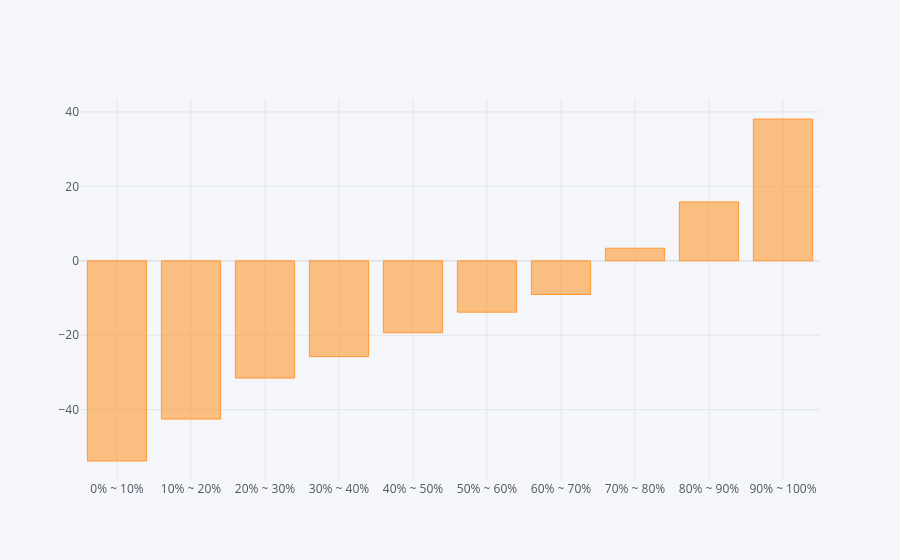
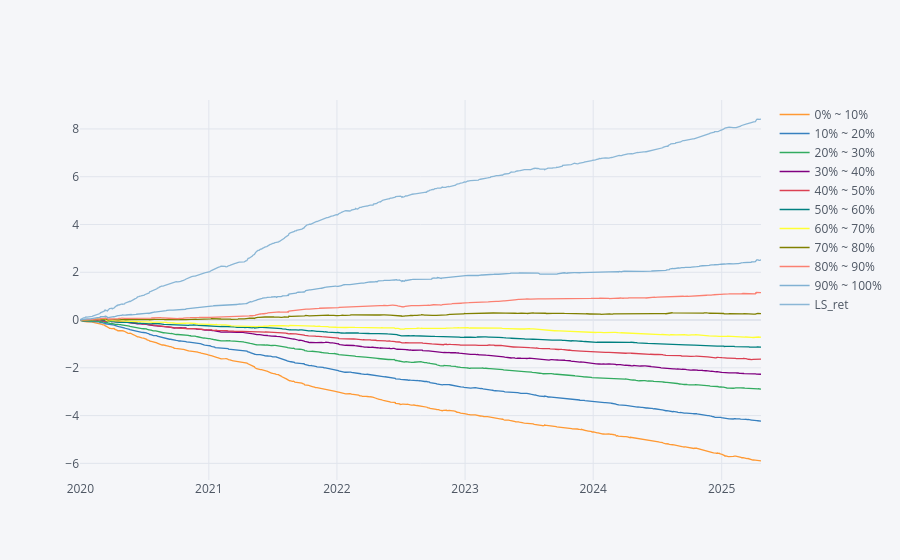
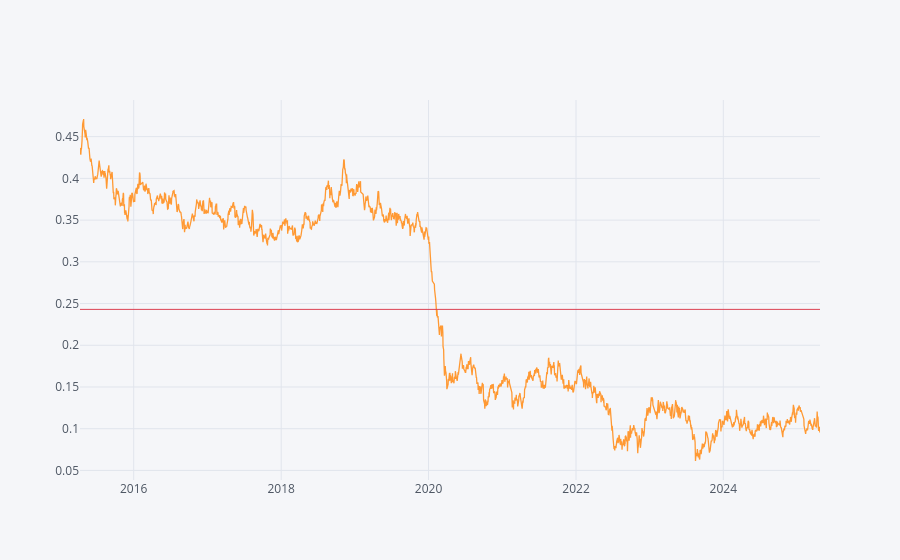

The cell these charts' notebook holds for them, in order:
### Code cell
因子檢定模式 = True
if 因子檢定模式:
    IC_Se = calc_IC_series(factor[con], exp_ret)
    display(run_IC_test(IC_Se, insample_start_date='2015-01-01', insample_end_date='2019-12-31'))
    Tool.backtest_factor(factor[con], exp_ret, rank_range_n=10, start_date='2019-12-31')
    IC_Se.ewm(span=60).mean().dropna().iloc[60:].iplot(hline=[IC_Se.mean()])

### Figure 1 — Plotly figure (JSON) as saved in the notebook; plotly's stock layout.template omitted (floating-point values rounded to 4 significant figures)
{"data": [{"marker": {"color": "rgba(255, 153, 51, 0.6)", "line": {"color": "rgba(255, 153, 51, 1.0)", "width": 1}}, "name": "None", "orientation": "v", "text": "", "type": "bar", "x": ["0% ~ 10%", "10% ~ 20%", "20% ~ 30%", "30% ~ 40%", "40% ~ 50%", "50% ~ 60%", "60% ~ 70%", "70% ~ 80%", "80% ~ 90%", "90% ~ 100%"], "y": [-53.8, -42.54, -31.52, -25.75, -19.33, -13.81, -9.048, 3.38, 15.82, 38.11]}], "layout": {"legend": {"bgcolor": "#F5F6F9", "font": {"color": "#4D5663"}}, "paper_bgcolor": "#F5F6F9", "plot_bgcolor": "#F5F6F9", "title": {"font": {"color": "#4D5663"}}, "xaxis": {"gridcolor": "#E1E5ED", "showgrid": true, "tickfont": {"color": "#4D5663"}, "title": {"font": {"color": "#4D5663"}, "text": ""}, "zerolinecolor": "#E1E5ED"}, "yaxis": {"gridcolor": "#E1E5ED", "showgrid": true, "tickfont": {"color": "#4D5663"}, "title": {"font": {"color": "#4D5663"}, "text": ""}, "zerolinecolor": "#E1E5ED"}}}

### Figure 2 — Plotly figure (JSON) as saved in the notebook; plotly's stock layout.template omitted (floating-point values rounded to 4 significant figures; data arrays with more than 128 entries replaced by an {"elided": "..."} marker saying what was removed)
{"data": [{"line": {"color": "rgba(255, 153, 51, 1.0)", "dash": "solid", "shape": "linear", "width": 1.3}, "mode": "lines", "name": "0% ~ 10%", "text": "", "type": "scatter", "x": {"elided": "1287 str values"}, "y": {"elided": "1287 float values"}}, {"line": {"color": "rgba(55, 128, 191, 1.0)", "dash": "solid", "shape": "linear", "width": 1.3}, "mode": "lines", "name": "10% ~ 20%", "text": "", "type": "scatter", "x": {"elided": "1287 str values"}, "y": {"elided": "1287 float values"}}, {"line": {"color": "rgba(50, 171, 96, 1.0)", "dash": "solid", "shape": "linear", "width": 1.3}, "mode": "lines", "name": "20% ~ 30%", "text": "", "type": "scatter", "x": {"elided": "1287 str values"}, "y": {"elided": "1287 float values"}}, {"line": {"color": "rgba(128, 0, 128, 1.0)", "dash": "solid", "shape": "linear", "width": 1.3}, "mode": "lines", "name": "30% ~ 40%", "text": "", "type": "scatter", "x": {"elided": "1287 str values"}, "y": {"elided": "1287 float values"}}, {"line": {"color": "rgba(219, 64, 82, 1.0)", "dash": "solid", "shape": "linear", "width": 1.3}, "mode": "lines", "name": "40% ~ 50%", "text": "", "type": "scatter", "x": {"elided": "1287 str values"}, "y": {"elided": "1287 float values"}}, {"line": {"color": "rgba(0, 128, 128, 1.0)", "dash": "solid", "shape": "linear", "width": 1.3}, "mode": "lines", "name": "50% ~ 60%", "text": "", "type": "scatter", "x": {"elided": "1287 str values"}, "y": {"elided": "1287 float values"}}, {"line": {"color": "rgba(255, 255, 51, 1.0)", "dash": "solid", "shape": "linear", "width": 1.3}, "mode": "lines", "name": "60% ~ 70%", "text": "", "type": "scatter", "x": {"elided": "1287 str values"}, "y": {"elided": "1287 float values"}}, {"line": {"color": "rgba(128, 128, 0, 1.0)", "dash": "solid", "shape": "linear", "width": 1.3}, "mode": "lines", "name": "70% ~ 80%", "text": "", "type": "scatter", "x": {"elided": "1287 str values"}, "y": {"elided": "1287 float values"}}, {"line": {"color": "rgba(251, 128, 114, 1.0)", "dash": "solid", "shape": "linear", "width": 1.3}, "mode": "lines", "name": "80% ~ 90%", "text": "", "type": "scatter", "x": {"elided": "1287 str values"}, "y": {"elided": "1287 float values"}}, {"line": {"color": "rgba(128, 177, 211, 1.0)", "dash": "solid", "shape": "linear", "width": 1.3}, "mode": "lines", "name": "90% ~ 100%", "text": "", "type": "scatter", "x": {"elided": "1287 str values"}, "y": {"elided": "1287 float values"}}, {"line": {"color": "rgba(128, 177, 211, 0.8999999999999999)", "dash": "solid", "shape": "linear", "width": 1.3}, "mode": "lines", "name": "LS_ret", "text": "", "type": "scatter", "x": {"elided": "1287 str values"}, "y": {"elided": "1287 float values"}}], "layout": {"legend": {"bgcolor": "#F5F6F9", "font": {"color": "#4D5663"}}, "paper_bgcolor": "#F5F6F9", "plot_bgcolor": "#F5F6F9", "title": {"font": {"color": "#4D5663"}}, "xaxis": {"gridcolor": "#E1E5ED", "showgrid": true, "tickfont": {"color": "#4D5663"}, "title": {"font": {"color": "#4D5663"}, "text": ""}, "zerolinecolor": "#E1E5ED"}, "yaxis": {"gridcolor": "#E1E5ED", "showgrid": true, "tickfont": {"color": "#4D5663"}, "title": {"font": {"color": "#4D5663"}, "text": ""}, "zerolinecolor": "#E1E5ED"}}}

### Figure 3 — Plotly figure (JSON) as saved in the notebook; plotly's stock layout.template omitted (floating-point values rounded to 4 significant figures; data arrays with more than 128 entries replaced by an {"elided": "..."} marker saying what was removed)
{"data": [{"line": {"color": "rgba(255, 153, 51, 1.0)", "dash": "solid", "shape": "linear", "width": 1.3}, "mode": "lines", "name": "None", "text": "", "type": "scatter", "x": {"elided": "2450 str values"}, "y": {"elided": "2450 float values"}}], "layout": {"legend": {"bgcolor": "#F5F6F9", "font": {"color": "#4D5663"}}, "paper_bgcolor": "#F5F6F9", "plot_bgcolor": "#F5F6F9", "shapes": [{"line": {"color": "#db4052", "dash": "solid", "width": 1}, "type": "line", "x0": 0, "x1": 1, "xref": "paper", "y0": 0.243, "y1": 0.243, "yref": "y"}], "titlefont": {"color": "#4D5663"}, "xaxis": {"gridcolor": "#E1E5ED", "showgrid": true, "tickfont": {"color": "#4D5663"}, "title": "", "titlefont": {"color": "#4D5663"}, "zerolinecolor": "#E1E5ED"}, "yaxis": {"gridcolor": "#E1E5ED", "showgrid": true, "tickfont": {"color": "#4D5663"}, "title": "", "titlefont": {"color": "#4D5663"}, "zerolinecolor": "#E1E5ED"}}}
